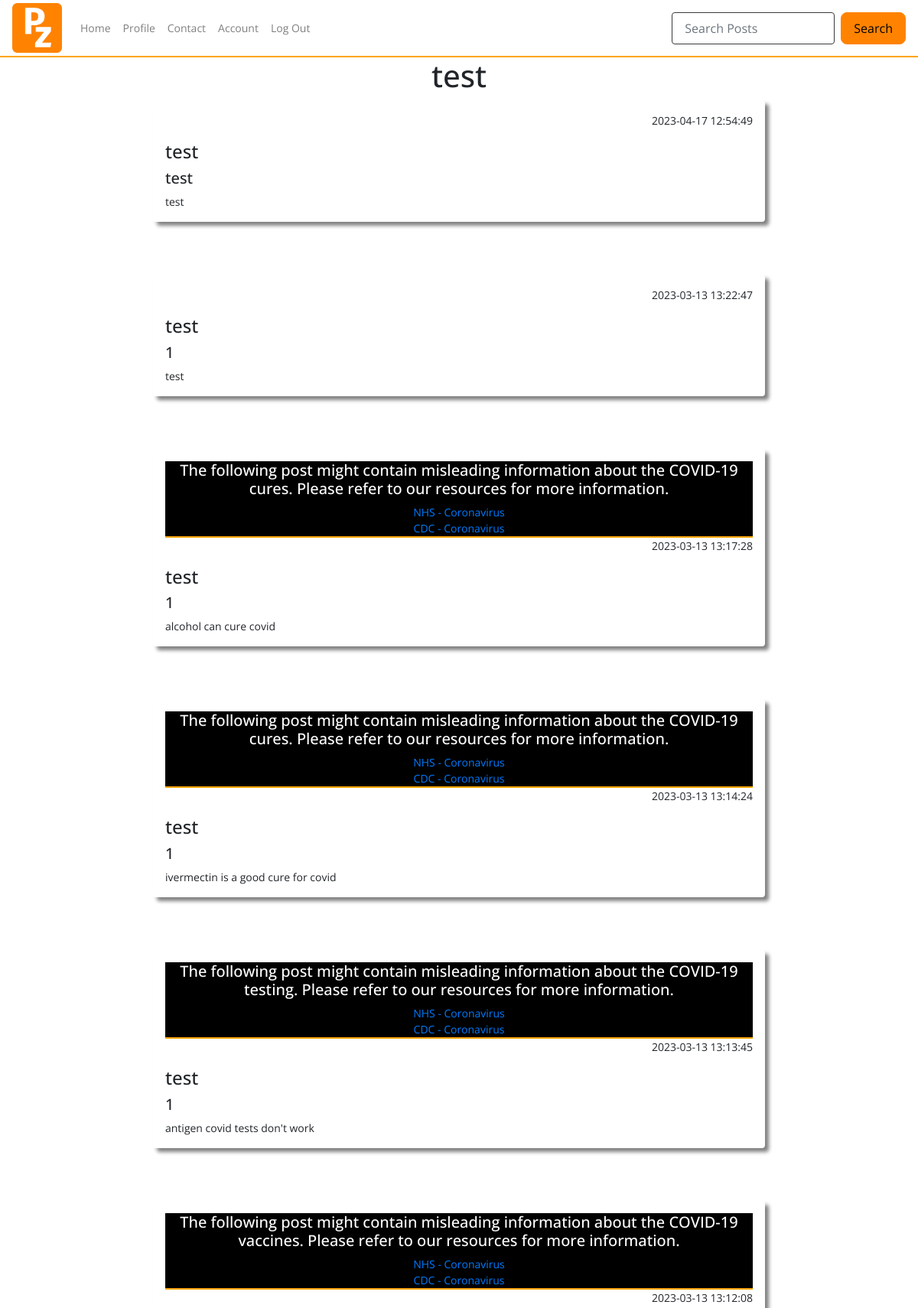
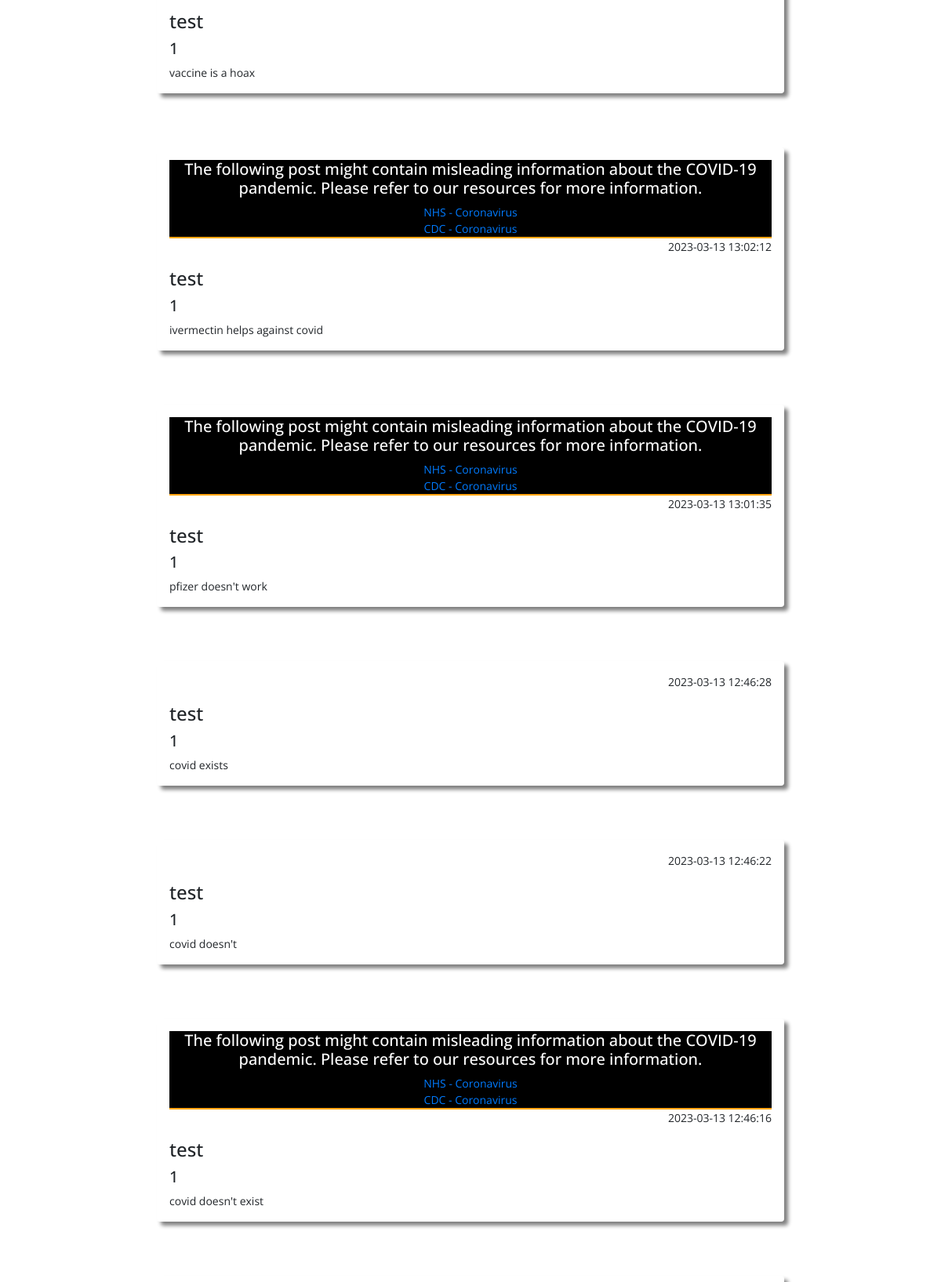
The app's page /user/test (upper part) with its own data (2 pictures, top to bottom).
### tables this page shows
CREATE TABLE users (
    ID INTEGER PRIMARY KEY AUTOINCREMENT,
    username TEXT NOT NULL,
    password TEXT NOT NULL,
    email TEXT NOT NULL UNIQUE
, user_type VARCHAR, whitelisted text, blacklisted text);

CREATE TABLE posts (
    ID INTEGER PRIMARY KEY AUTOINCREMENT,
    title TEXT NOT NULL,
    content TEXT NOT NULL,
    by_user TEXT NOT NULL,
    created_at timestamp default current_timestamp
, userID integer, flag_covid text, blacklisted text, flag_vaccine text, flag_tests text, flag_cures text, reported int, report_message text);

### app.py (the view)
@app.route('/user/<username>')
def user_profile(username):
    conn = sqlite3.connect(DATABASE)
    cursor = conn.cursor()
    cursor.execute('SELECT * FROM users WHERE username = ?', (username,))
    user_row = cursor.fetchone()
    conn.close()
    user = {
        'id': user_row[0],
        'username': user_row[1],
        'email': user_row[3]
    } if user_row else None
    user_posts=query_db('SELECT * FROM posts WHERE by_user = ? ORDER BY created_at DESC', (username,))
    return render_template('user_profile.html', user=user, user_posts=user_posts)

### app.py (called while the page is built)
def query_db(query, args=(), one=False):
    con = g._database = sqlite3.connect(DATABASE)
    con.row_factory = sqlite3.Row
    cur = con.execute(query, args)
    rv = cur.fetchall()
    cur.close()
    return (rv[0] if rv else None) if one else rv

### templates/user_profile.html (shortened to what this page needs)
{% include "layout.html" %}
{% include "nav.html" %}
<center><h1>{{ user.username }}</h1></center>
<div class="container-fluid">
    {% for user_post in user_posts %}
    <div class="shadow mx-auto posts p-3 mb-5 rounded">
      {% if user_post.flag_covid == "yes" %}
      <div class="flagged_post">
        <h5>The following post might contain misleading information about the COVID-19 pandemic. Please refer to our resources for more information.</h5>
        <a href="https://www.nhs.uk/conditions/coronavirus-covid-19/">NHS - Coronavirus </a><br>
        <a href="https://www.cdc.gov/coronavirus/2019-ncov/index.html">CDC - Coronavirus</a>
      </div>
      {% endif %}
      {% if user_post.flag_vaccine == "yes" %}
      <div class="flagged_post">
        <h5>The following post might contain misleading information about the COVID-19 vaccines. Please refer to our resources for more information.</h5>
        <a href="https://www.nhs.uk/conditions/coronavirus-covid-19/">NHS - Coronavirus </a><br>
        <a href="https://www.cdc.gov/coronavirus/2019-ncov/index.html">CDC - Coronavirus</a>
      </div>
      {% endif %}
      {% if user_post.flag_cures == "yes" %}
      <div class="flagged_post">
        <h5>The following post might contain misleading information about the COVID-19 cures. Please refer to our resources for more information.</h5>
        <a href="https://www.nhs.uk/conditions/coronavirus-covid-19/">NHS - Coronavirus </a><br>
        <a href="https://www.cdc.gov/coronavirus/2019-ncov/index.html">CDC - Coronavirus</a>
      </div>
      {% endif %}
      {% if user_post.flag_tests == "yes" %}
      <div class="flagged_post">
        <h5>The following post might contain misleading information about the COVID-19 testing. Please refer to our resources for more information.</h5>
        <a href="https://www.nhs.uk/conditions/coronavirus-covid-19/">NHS - Coronavirus </a><br>
        <a href="https://www.cdc.gov/coronavirus/2019-ncov/index.html">CDC - Coronavirus</a>
      </div>
      {% endif %}
    <p align="right">{{  user_post.created_at  }}</p>
    <h4>{{ user_post.by_user }}</h4>
    <h5>{{ user_post.title }}</h5>
    {{ user_post.content }}<br/>
    </div>
    <br/>
    {% endfor %}
</div>

### static/css/style.css (style rules this page uses)
.shadow { box-shadow: 5px 5px 5px grey; }
.posts { width: 800px; }
.flagged_post { text-align: center; background-color: black; color: white; border-bottom: 2px solid orange; height: auto; width: auto; }

### records on screen
users: username "test"
posts: created_at "2023-04-17 12:54:49", by_user "test", title "test", content "test"
posts: created_at "2023-03-13 13:22:47", by_user "test", title "1", content "test"
posts: flag_cures "NHS - Coronavirus", created_at "2023-03-13 13:17:28", by_user "test", title "1", content "alcohol can cure covid"
posts: flag_cures "NHS - Coronavirus", created_at "2023-03-13 13:14:24", by_user "test", title "1", content "ivermectin is a good cure for covid"
posts: flag_tests "NHS - Coronavirus", created_at "2023-03-13 13:13:45", by_user "test", title "1", content "antigen covid tests don't work"
posts: flag_vaccine "NHS - Coronavirus", created_at "2023-03-13 13:12:08", by_user "test", title "1", content "vaccine is a hoax"
posts: flag_covid "NHS - Coronavirus", created_at "2023-03-13 13:02:12", by_user "test", title "1", content "ivermectin helps against covid"
posts: flag_covid "NHS - Coronavirus", created_at "2023-03-13 13:01:35", by_user "test", title "1", content "pfizer doesn't work"
posts: created_at "2023-03-13 12:46:28", by_user "test", title "1", content "covid exists"
posts: created_at "2023-03-13 12:46:22", by_user "test", title "1", content "covid doesn't"
posts: flag_covid "NHS - Coronavirus", created_at "2023-03-13 12:46:16", by_user "test", title "1", content "covid doesn't exist"
